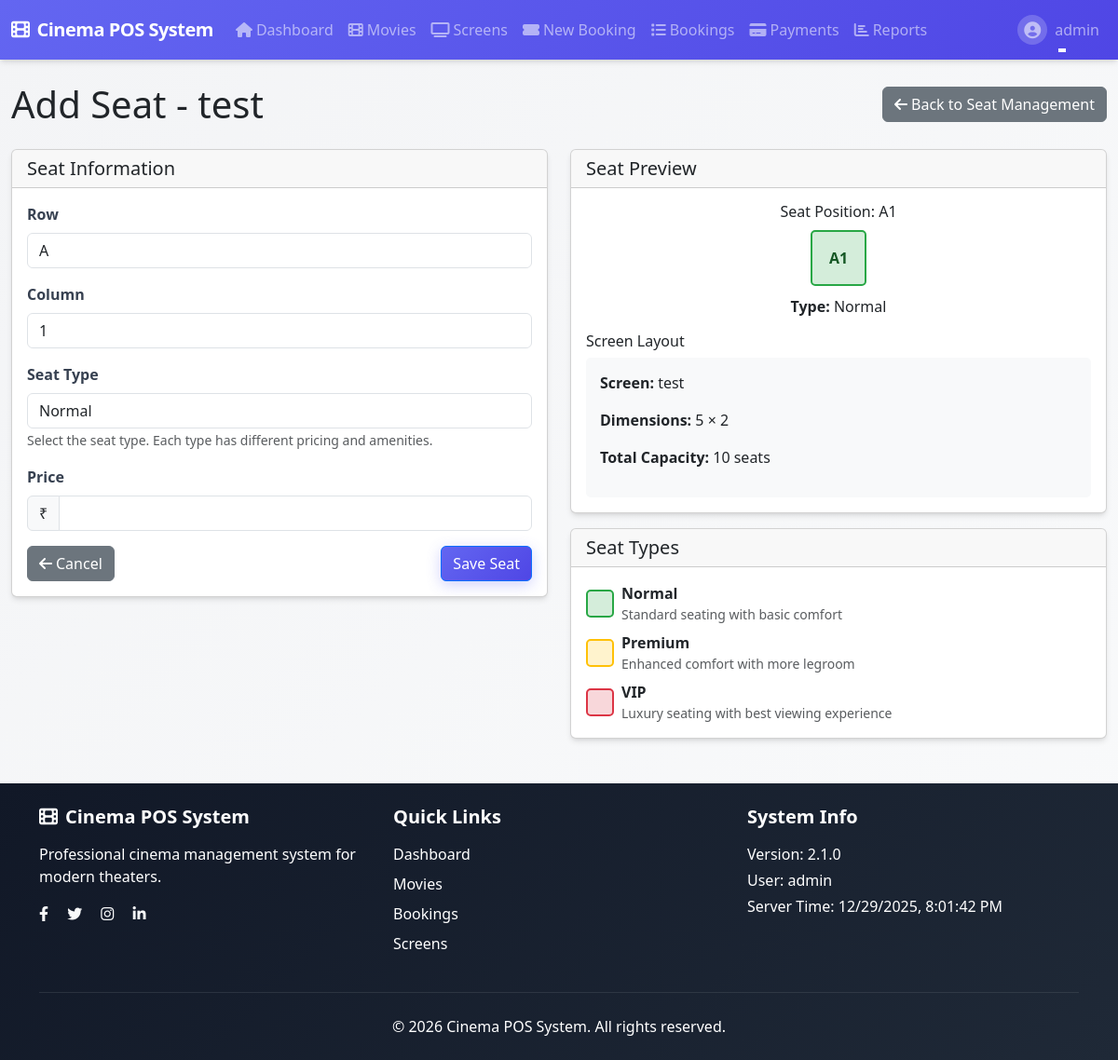
/screens/3/seats/add (signed in), run on the app's committed database.
### app/auth/models.py (models this page shows, shortened)
class User(UserMixin, db.Model):
    id = db.Column(db.Integer, primary_key=True)
    username = db.Column(db.String(64), index=True, unique=True, nullable=False,
                       comment="Unique username for login")
    email = db.Column(db.String(120), index=True, unique=True, nullable=False,
                      comment="Unique email address")
    password_hash = db.Column(db.String(128), nullable=False,
                            comment="Hashed password")
    role = db.Column(db.Enum('admin', 'cashier', name='user_roles'), default='cashier', nullable=False,
                    comment="Primary user role for permissions (for shared accounts, this is the default role)")
    assigned_roles = db.Column(db.Text, nullable=True,
                             comment="JSON array of assigned roles for shared accounts (e.g., ['admin', 'cashier'])")
    is_shared_account = db.Column(db.Boolean, default=False, nullable=False,
                                comment="Whether this is a shared account that can be used by multiple roles")
    last_login = db.Column(db.DateTime, default=None,
                         comment="Timestamp of last login")
    is_active = db.Column(db.Boolean, default=True, nullable=False,
                        comment="Whether user account is active")
    created_at = db.Column(db.DateTime, default=datetime.utcnow, nullable=False,
                          comment="Account creation timestamp")
    created_by = db.Column(db.Integer, db.ForeignKey('user.id'), default=None,
                         comment="ID of user who created this account")
    updated_at = db.Column(db.DateTime, default=datetime.utcnow, onupdate=datetime.utcnow,
                          comment="Last update timestamp")
    updated_by = db.Column(db.Integer, db.ForeignKey('user.id'), default=None,
                         comment="ID of user who last updated this account")
    bookings = db.relationship('Booking', backref='user', lazy=True)
    __table_args__ = (
        db.CheckConstraint('length(username) >= 3', name='check_username_length'),
        db.CheckConstraint('length(email) >= 5', name='check_email_length'),
        db.CheckConstraint("email ~* '^[A-Za-z0-9._%+-]+@[A-Za-z0-9.-]+\\.[A-Za-z]{2,}$'", name='check_email_format'),
        db.CheckConstraint("username ~* '^[a-zA-Z0-9_]+$'", name='check_username_format'),
        db.CheckConstraint("role IN ('admin', 'cashier')", name='check_role_values'),
        db.Index('idx_user_email_active', 'email', 'is_active'),
        db.Index('idx_user_username_active', 'username', 'is_active'),
    )
    def is_admin(self):
        from flask import session
        current_role = session.get('current_role')
        if current_role:
            return current_role == 'admin'
        return self.role == 'admin'

### app/screens/models.py (models this page shows, shortened)
class Screen(db.Model):
    id = db.Column(db.Integer, primary_key=True)
    name = db.Column(db.String(50), nullable=False)
    total_rows = db.Column(db.Integer, nullable=False)
    total_columns = db.Column(db.Integer, nullable=False)
    seats = db.relationship('Seat', backref='screen', lazy=True)
    shows = db.relationship('Show', backref='screen', lazy=True)

### app/screens/routes.py (the view, shortened to what this page needs)
@bp.route('/<int:screen_id>/seats/add', methods=['GET', 'POST'])
@login_required
@admin_required
def add_seat(screen_id):
    screen = Screen.query.get_or_404(screen_id)
    form = SeatForm()
    form.screen_id.data = screen_id
    form.row.choices = [(chr(65 + i), chr(65 + i)) for i in range(screen.total_rows)]
    form.column.choices = [(i, str(i)) for i in range(1, screen.total_columns + 1)]
    return render_template('screens/add_seat.html',
                          title=f'Add Seat - {screen.name}',
                          form=form,
                          screen=screen)

### templates/screens/add_seat.html (shortened to what this page needs)
{% extends "base.html" %}
{% block content %}
<div class="row">
    <div class="col-12">
        <div class="d-flex justify-content-between align-items-center mb-4">
            <h1 class="mb-0">Add Seat - {{ screen.name }}</h1>
            <a href="{{ url_for('screens.manage_seats', screen_id=screen.id) }}" class="btn btn-secondary">
                <i class="fas fa-arrow-left me-1"></i>Back to Seat Management
            </a>
        </div>
        <div class="row">
            <div class="col-md-6">
                <div class="card">
                    <div class="card-header">
                        <h5 class="mb-0">Seat Information</h5>
                    </div>
                    <div class="card-body">
                        <form method="POST" action="{{ url_for('screens.add_seat', screen_id=screen.id) }}">
                            <div class="mb-3">
                                {{ form.row.label(class="form-label") }}
                                {{ form.row(class="form-control") }}
                            </div>
                            <div class="mb-3">
                                {{ form.column.label(class="form-label") }}
                                {{ form.column(class="form-control") }}
                            </div>
                            <div class="mb-3">
                                {{ form.type.label(class="form-label") }}
                                {{ form.type(class="form-control") }}
                                <small class="form-text text-muted">
                                    Select the seat type. Each type has different pricing and amenities.
                                </small>
                            </div>
                            <div class="mb-3">
                                {{ form.price.label(class="form-label") }}
                                <div class="input-group">
                                    <span class="input-group-text">₹</span>
                                    {{ form.price(class="form-control") }}
                                </div>
                            </div>
                            <div class="d-flex justify-content-between">
                                <a href="{{ url_for('screens.manage_seats', screen_id=screen.id) }}" class="btn btn-secondary">
                                    <i class="fas fa-arrow-left me-1"></i>Cancel
                                </a>
                                {{ form.submit(class="btn btn-primary") }}
                            </div>
                        </form>
                    </div>
                </div>
            </div>
            <div class="col-md-6">
                <div class="card">
                    <div class="card-header">
                        <h5 class="mb-0">Seat Preview</h5>
                    </div>
                    <div class="card-body">
                        <div id="seat-preview">
                        </div>
                        <div class="mt-3">
                            <h6>Screen Layout</h6>
                            <div class="screen-info">
                                <p><strong>Screen:</strong> {{ screen.name }}</p>
                                <p><strong>Dimensions:</strong> {{ screen.total_rows }} × {{ screen.total_columns }}</p>
                                <p><strong>Total Capacity:</strong> {{ screen.total_rows * screen.total_columns }} seats</p>
                            </div>
                        </div>
                    </div>
                </div>
                <div class="card mt-3">
                    <div class="card-header">
                        <h5 class="mb-0">Seat Types</h5>
                    </div>
                    <div class="card-body">
                        <div class="seat-type-info">
                            <div class="d-flex align-items-center mb-2">
                                <div class="seat-preview seat-normal me-2"></div>
                                <div>
                                    <strong>Normal</strong>
                                    <p class="mb-0 text-muted small">Standard seating with basic comfort</p>
                                </div>
                            </div>
                            <div class="d-flex align-items-center mb-2">
                                <div class="seat-preview seat-premium me-2"></div>
                                <div>
                                    <strong>Premium</strong>
                                    <p class="mb-0 text-muted small">Enhanced comfort with more legroom</p>
                                </div>
                            </div>
                            <div class="d-flex align-items-center">
                                <div class="seat-preview seat-vip me-2"></div>
                                <div>
                                    <strong>VIP</strong>
                                    <p class="mb-0 text-muted small">Luxury seating with best viewing experience</p>
                                </div>
                            </div>
                        </div>
                    </div>
                </div>
            </div>
        </div>
    </div>
</div>
{% endblock %}

### templates/base.html (shortened to what this page needs)
<!DOCTYPE html>
<html lang="en">
<head>
    <link rel="stylesheet" href="{{ url_for('static', filename='css/style.css') }}">
    <link href="https://cdn.jsdelivr.net/npm/bootstrap@5.3.0/dist/css/bootstrap.min.css" rel="stylesheet">
    <link rel="stylesheet" href="https://cdnjs.cloudflare.com/ajax/libs/font-awesome/6.4.0/css/all.min.css">
    <link rel="stylesheet" href="https://cdnjs.cloudflare.com/ajax/libs/animate.css/4.1.1/animate.min.css">
</head>
<body>
    <header>
        <nav class="navbar navbar-expand-lg navbar-dark bg-gradient-primary">
            <div class="container-fluid">
                <a class="navbar-brand fw-bold" href="{{ url_for('index') }}">
                    <i class="fas fa-film me-2"></i>{{ app_name }}
                </a>
                <div class="collapse navbar-collapse" id="navbarNav">
                    {% if current_user.is_authenticated %}
                    <ul class="navbar-nav me-auto">
                        <li class="nav-item">
                            <a class="nav-link" href="{{ url_for('index') }}">
                                <i class="fas fa-home me-1"></i>Dashboard
                            </a>
                        </li>
                        <li class="nav-item">
                            <a class="nav-link" href="{{ url_for('movies.index') }}">
                                <i class="fas fa-film me-1"></i>Movies
                            </a>
                        </li>
                        <li class="nav-item">
                            <a class="nav-link" href="{{ url_for('screens.index') }}">
                                <i class="fas fa-tv me-1"></i>Screens
                            </a>
                        </li>
                        <li class="nav-item">
                            <a class="nav-link" href="{{ url_for('bookings.new') }}">
                                <i class="fas fa-ticket-alt me-1"></i>New Booking
                            </a>
                        </li>
                        <li class="nav-item">
                            <a class="nav-link" href="{{ url_for('bookings.index') }}">
                                <i class="fas fa-list me-1"></i>Bookings
                            </a>
                        </li>
                        <li class="nav-item">
                            <a class="nav-link" href="{{ url_for('payments.index') }}">
                                <i class="fas fa-credit-card me-1"></i>Payments
                            </a>
                        </li>
                        {% if current_user.role == 'admin' %}
                        <li class="nav-item">
                            <a class="nav-link" href="{{ url_for('reports.index') }}">
                                <i class="fas fa-chart-bar me-1"></i>Reports
                            </a>
                        </li>
                        {% endif %}
                    </ul>
                    {% endif %}
                    <ul class="navbar-nav">
                        {% if current_user.is_authenticated %}
                        <li class="nav-item dropdown">
                            <a class="nav-link dropdown-toggle d-flex align-items-center" href="#" id="navbarDropdown" role="button" data-bs-toggle="dropdown">
                                <div class="user-avatar me-2">
                                    <i class="fas fa-user-circle"></i>
                                </div>
                                {{ current_user.username }}
                            </a>
                        </li>
                        {% else %}
                        <li class="nav-item">
                            <a class="nav-link" href="{{ url_for('auth.login') }}">Login</a>
                        </li>
                        {% endif %}
                    </ul>
                </div>
            </div>
        </nav>
    </header>
    <main class="container-fluid mt-4">
        {% block content %}{% endblock %}
    </main>
    {% include 'validation/feedback.html' %}
    <footer class="bg-dark text-light mt-5">
        <div class="container py-4">
            <div class="row">
                <div class="col-md-4 mb-4 mb-md-0">
                    <h5 class="mb-3"><i class="fas fa-film me-2"></i>{{ app_name }}</h5>
                    <p class="text-white">Professional cinema management system for modern theaters.</p>
                    <div class="social-links">
                        <a href="#" class="text-light me-3"><i class="fab fa-facebook-f"></i></a>
                        <a href="#" class="text-light me-3"><i class="fab fa-twitter"></i></a>
                        <a href="#" class="text-light me-3"><i class="fab fa-instagram"></i></a>
                        <a href="#" class="text-light"><i class="fab fa-linkedin-in"></i></a>
                    </div>
                </div>
                <div class="col-md-4 mb-4 mb-md-0">
                    <h5 class="mb-3">Quick Links</h5>
                    <ul class="list-unstyled">
                        <li class="mb-2"><a href="{{ url_for('index') }}" class="text-white text-decoration-none">Dashboard</a></li>
                        <li class="mb-2"><a href="{{ url_for('movies.index') }}" class="text-white text-decoration-none">Movies</a></li>
                        <li class="mb-2"><a href="{{ url_for('bookings.new') }}" class="text-white text-decoration-none">Bookings</a></li>
                        <li class="mb-2"><a href="{{ url_for('screens.index') }}" class="text-white text-decoration-none">Screens</a></li>
                    </ul>
                </div>
                <div class="col-md-4">
                    <h5 class="mb-3">System Info</h5>
                    <p class="text-white mb-1">Version: {{ version }}</p>
                    <p class="text-white mb-1">User: {% if current_user.is_authenticated %}{{ current_user.username }}{% else %}Guest{% endif %}</p>
                    <p class="text-white mb-0">Server Time: <span id="serverTime"></span></p>
                </div>
            </div>
            <hr class="border-secondary my-4">
            <div class="text-center">
                <p class="mb-0 text-white">&copy; 2026 {{ app_name }}. All rights reserved.</p>
            </div>
        </div>
    </footer>
</body>
</html>

### data on the page
User: username "admin"
Screen: name "test", total_rows "5", total_columns "2", screen.total_rows*screen.total_columns "10"

### other printed values
{{ app_name }} "Cinema POS System"
{{ version }} "2.1.0"
